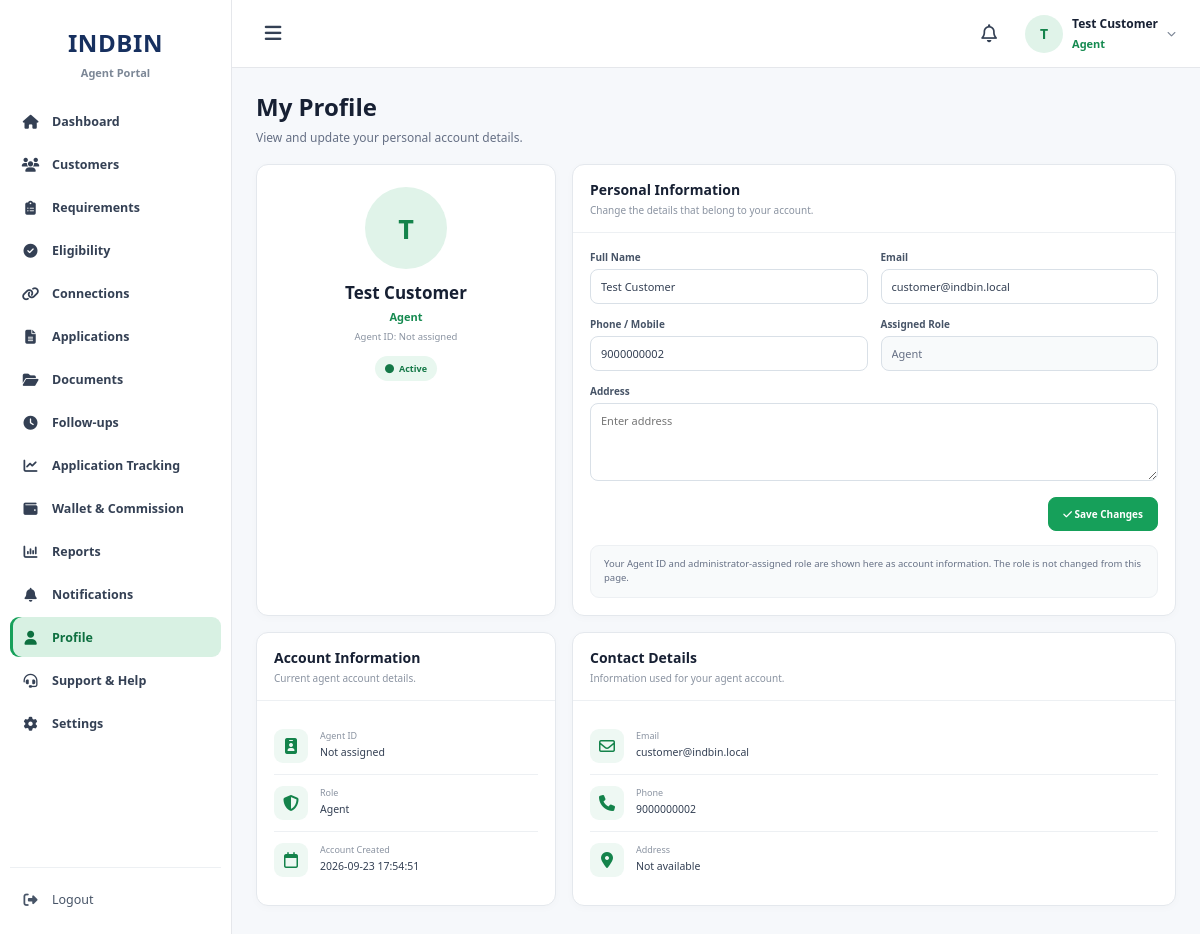
Screenshot of /agent/dashboard/profile.php (signed in) with the database file from the repository.
### tables this page shows
CREATE TABLE users (
    id                INT UNSIGNED AUTO_INCREMENT PRIMARY KEY,
    role              ENUM('customer','agent','merchant','admin') NOT NULL DEFAULT 'customer',
    full_name         VARCHAR(150)  NOT NULL,
    email             VARCHAR(190)  NOT NULL,
    mobile            VARCHAR(15)   NULL,
    password_hash     VARCHAR(255)  NOT NULL,

     
    party_code        VARCHAR(32)   NULL,
    customer_code     VARCHAR(32)   NULL,    

     
    business_name     VARCHAR(180)  NULL,
    business_type     VARCHAR(100)  NULL,
    merchant_id       INT UNSIGNED  NULL,    

     
    referral_code     VARCHAR(24)   NULL,
    upline_id         INT UNSIGNED  NULL,

     
    mobile_verified   TINYINT(1)    NOT NULL DEFAULT 0,
    email_verified    TINYINT(1)    NOT NULL DEFAULT 0,
    kyc_status        ENUM('not_started','pending','approved','rejected','resubmit')
                      NOT NULL DEFAULT 'not_started',
    business_verification_status ENUM('not_started','pending','approved','rejected')
                      NOT NULL DEFAULT 'not_started',
    background_status ENUM('not_started','pending','approved','rejected')
                      NOT NULL DEFAULT 'not_started',
    onboarding_step   TINYINT UNSIGNED NOT NULL DEFAULT 1,
    account_status    ENUM('registered','onboarding','active','suspended','closed')
                      NOT NULL DEFAULT 'registered',

    risk_score        SMALLINT UNSIGNED NULL,
    risk_category     VARCHAR(30)   NULL,
    credit_limit      DECIMAL(12,2) NOT NULL DEFAULT 0.00,

    preferred_support_channel VARCHAR(30) NULL,
    onboarding_completed_at   DATETIME NULL,
    agreement_signed_at       DATETIME NULL,
    product_enablement_completed_at DATETIME NULL,
    account_setup_completed_at DATETIME NULL,
    training_completed_at     DATETIME NULL,
    app_walkthrough_completed_at DATETIME NULL,

    last_login_at     DATETIME      NULL,
    created_at        TIMESTAMP     NOT NULL DEFAULT CURRENT_TIMESTAMP,
    updated_at        TIMESTAMP     NOT NULL DEFAULT CURRENT_TIMESTAMP ON UPDATE CURRENT_TIMESTAMP,

    UNIQUE KEY uq_users_email    (email),
    UNIQUE KEY uq_users_mobile   (mobile),
    UNIQUE KEY uq_users_party    (party_code),
    UNIQUE KEY uq_users_code     (customer_code),
    UNIQUE KEY uq_users_referral (referral_code),
    KEY idx_users_role_status    (role, account_status),
    KEY idx_users_upline         (upline_id)
);

### agent/dashboard/profile.php (the view, shortened to what the rows shown need)
<?php
require_once __DIR__ . '/../db.php';
$user_id = (int) $_SESSION['user_id'];
function mod_esc($value): string
{
    return htmlspecialchars((string) $value, ENT_QUOTES, 'UTF-8');
}
$user = [];
try {
    $s = $pdo->prepare("
        SELECT *
        FROM users
        WHERE id = ?
        LIMIT 1
    ");
    $s->execute([$user_id]);
    $user = $s->fetch(PDO::FETCH_ASSOC) ?: [];
} catch (Throwable $e) {
    $user = [];
}
$agent_name = trim((string) ($user['full_name'] ?? $_SESSION['full_name'] ?? 'Agent'));
$agent_role = trim((string) ($user['assigned_role'] ?? '')) ?: 'Agent';
$agent_code = '';
$email = trim((string) ($user['email'] ?? ''));
$phone = trim((string) ($user['phone'] ?? $user['mobile'] ?? ''));
$status = trim((string) ($user['status'] ?? 'Active'));
$created_at = trim((string) ($user['created_at'] ?? ''));
require_once __DIR__ . '/shell.php';
agent_shell_open($pdo, $user_id, 'Profile', 'profile.php');
?>
<div class="profile-page">
    <div class="profile-head">
        <div>
            <h1>My Profile</h1>
        </div>
    </div>
    <div class="profile-grid">
        <section class="card">
            <div class="profile-card">
                <div class="avatar">
                    <?= mod_esc($initial) ?>
                </div>
                <h2><?= mod_esc($agent_name) ?></h2>
                <div class="profile-role">
                    <?= mod_esc($agent_role) ?>
                </div>
                <div class="profile-id">
                    Agent ID:
                    <?= mod_esc($agent_code !== '' ? $agent_code : 'Not assigned') ?>
                </div>
                <div class="profile-status">
                    <i class="fa-solid fa-circle"></i>
                    <?= mod_esc($status !== '' ? $status : 'Active') ?>
                </div>
            </div>
        </section>
        <section class="card">
            <div class="card-head">
                <h2>Personal Information</h2>
            </div>
            <div class="card-body">
                <form method="post" class="profile-form">
                    <div class="form-group">
                        <label for="full_name">Full Name</label>
                        <input
                            type="text"
                            id="full_name"
                            name="full_name"
                            value="<?= mod_esc($agent_name) ?>"
                            required
                        >
                    </div>
                    <div class="form-group">
                        <label for="email">Email</label>
                        <input
                            type="email"
                            id="email"
                            name="email"
                            value="<?= mod_esc($email) ?>"
                            placeholder="Enter email"
                        >
                    </div>
                    <div class="form-group">
                        <label for="phone">Phone / Mobile</label>
                        <input
                            type="text"
                            id="phone"
                            name="phone"
                            value="<?= mod_esc($phone) ?>"
                            placeholder="Enter phone number"
                        >
                    </div>
                </form>
            </div>
        </section>
        <section class="card">
            <div class="card-head">
                <h2>Account Information</h2>
            </div>
            <div class="card-body">
                <div class="detail-list">
                    <?php if ($created_at !== ''): ?>
                        <div class="detail-row">
                            <div class="detail-icon">
                                <i class="fa-regular fa-calendar"></i>
                            </div>
                            <div class="detail-text">
                                <div class="detail-label">Account Created</div>
                                <div class="detail-value">
                                    <?= mod_esc($created_at) ?>
                                </div>
                            </div>
                        </div>
                    <?php endif; ?>
                </div>
            </div>
        </section>
        <section class="card">
            <div class="card-head">
                <h2>Contact Details</h2>
            </div>
            <div class="card-body">
                <div class="detail-list">
                    <div class="detail-row">
                        <div class="detail-text">
                            <div class="detail-label">Email</div>
                            <div class="detail-value">
                                <?= mod_esc($email !== '' ? $email : 'Not available') ?>
                            </div>
                        </div>
                    </div>
                    <div class="detail-row">
                        <div class="detail-text">
                            <div class="detail-label">Phone</div>
                            <div class="detail-value">
                                <?= mod_esc($phone !== '' ? $phone : 'Not available') ?>
                            </div>
                        </div>
                    </div>
                </div>
            </div>
        </section>
    </div>
</div>
<?php agent_shell_close(); ?>

### agent/dashboard/shell.php (shortened to what the rows shown need)
<?php
if (!function_exists('agent_shell_esc')) {
    function agent_shell_esc($value): string
    {
        return htmlspecialchars(
            (string)$value,
            ENT_QUOTES,
            'UTF-8'
        );
    }
}
if (!function_exists('agent_shell_open')) {
    function agent_shell_open(
        PDO $pdo,
        int $user_id,
        string $page_title = 'Dashboard',
        string $active_page = 'index.php'
    ): void {
        global
            $agent_name,
            $agent_role,
            $role,
            $agent_id,
            $pending_followups,
            $pending_followups_list,
            $agent_notifications,
            $notification_count;
        $name =
            trim(
                (string)(
                    $agent_name ?? ''
                )
            );
        $current_role =
            trim(
                (string)(
                    $agent_role
                    ?? ($role ?? '')
                )
            );
        $initial =
            strtoupper(
                substr(
                    $name,
                    0,
                    1
                )
            );
        $agent_name =
            $name;
        $agent_role =
            $current_role;
        ?>
<!DOCTYPE html>
<html lang="en">
<head>
<link
    rel="stylesheet"
    href="https://cdnjs.cloudflare.com/ajax/libs/font-awesome/6.5.2/css/all.min.css"
>
</head>
<body>
<div class="app">
    <main class="main">
        <header class="topbar">
            <div class="top-right">
                <div class="profile-wrap">
                    <button
                        type="button"
                        class="profile-button"
                        id="agentProfileButton"
                        aria-expanded="false"
                    >
                        <span class="profile-circle">
                            <?= agent_shell_esc(
                                $initial
                            ) ?>
                        </span>
                        <span class="profile-text">
                            <span class="profile-name">
                                <?= agent_shell_esc(
                                    $name
                                ) ?>
                            </span>
                            <span class="profile-role">
                                <?= agent_shell_esc(
                                    $current_role
                                ) ?>
                            </span>
                        </span>
                        <i
                            class="
                            fa-solid
                            fa-chevron-down
                            profile-arrow
                            "
                        ></i>
                    </button>
                </div>
            </div>
        </header>
        <div class="content">
<?php
    }
}
if (!function_exists('agent_shell_close')) {
    function agent_shell_close(): void
    {
        ?>
        </div>
    </main>
</div>
</body>
</html>
<?php
    }
}
?>

### rows the page displays
users: full_name "T", full_name "Test Customer", email "customer@indbin.local", phone "9000000002", created_at "2026-09-23 17:54:51", mobile "9000000002"

### other values shown
mod_esc($agent_role) "Agent"
mod_esc($agent_code !== '' ? $agent_code : 'Not assigned') "Not assigned"
mod_esc($status !== '' ? $status : 'Active') "Active"
mod_esc($address !== '' ? $address : 'Not available') "Not available"
